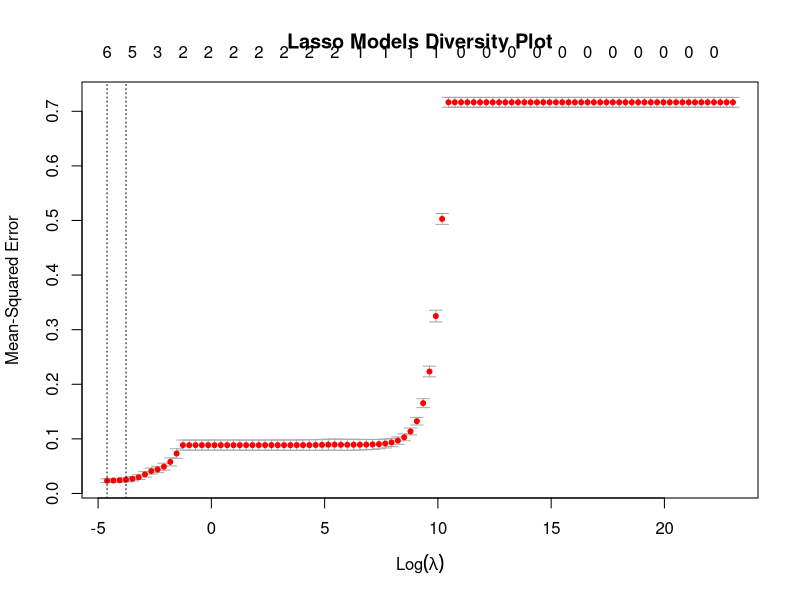

Write R code to recreate this figure. (Note: this script raises an error after producing the figure.)
library(glmnet)

# read in data
train_data <- read.csv("data/cleaned-data/train-clean-data.csv")
test_data <- read.csv("data/cleaned-data/test-clean-data.csv")
full_data <- read.csv("data/cleaned-data/clean-data.csv")

gender_cols <- c("UGDS_MEN", "UGDS_WOMEN")
race_cols <- c("UGDS_WHITE", "UGDS_BLACK", "UGDS_HISP", "UGDS_ASIAN", "UGDS_AIAN", "UGDS_NHPI", "UGDS_2MOR")
generation_cols <- c("FIRST_GEN")
marital_status_cols <- c("MARRIED")

directly_related_cols <- c(gender_cols,race_cols,generation_cols,marital_status_cols, "UNITID", "INSTNM", "STABBR", "CITY", "ZIP", "GENDER_DIV", "RACE_DIV", "MARITAL_STATUS_DIV", "FIRST_GEN_DIV")


train_data <- train_data[,-1]
train_data[, directly_related_cols] <- NULL

test_data <- test_data[,-1]
test_data[, directly_related_cols] <- NULL

full_data <- full_data[,-1]
full_data[, directly_related_cols] <- NULL

### TRAIN ###
train_x <- as.matrix(train_data[,-ncol(train_data)])
train_y <- train_data$DIV_SCORE
grid <- 10^seq(10, -2, length = 100)
set.seed(100)
lasso.mod <- cv.glmnet(train_x, train_y, intercept = FALSE, standardize = FALSE, lambda = grid, alpha = 1)

# save plot
png("images/lasso-diversity-models-plot.png")
plot(lasso.mod, main = "Lasso Models Diversity Plot")
dev.off()

# model selection
min_lambda <- lasso.mod$lambda.min
best_fit <- glmnet(train_x, train_y, intercept = FALSE, standardize = FALSE, lambda = min_lambda, alpha = 1)

### TEST ###
test_x <- as.matrix(test_data[,-ncol(train_data)])
target_y <- test_data$DIV_SCORE
# test set prediction -- MSE
lasso.pred <- predict(best_fit, newx = test_x)
lasso_test_mse <- mean((lasso.pred - target_y)^2)

### FULL DATASET ###
full_x <- as.matrix(full_data[,-ncol(train_data)])
full_y <- full_data$DIV_SCORE

official_fit <- glmnet(full_x, full_y, intercept = FALSE, standardize = FALSE, lambda = min_lambda, alpha = 1)
lasso_official_coef <- coef(official_fit)

# save RData
save(lasso.mod, min_lambda, lasso_test_mse, lasso_official_coef, file = "data/regressions/lasso-diversity-models.RData")
